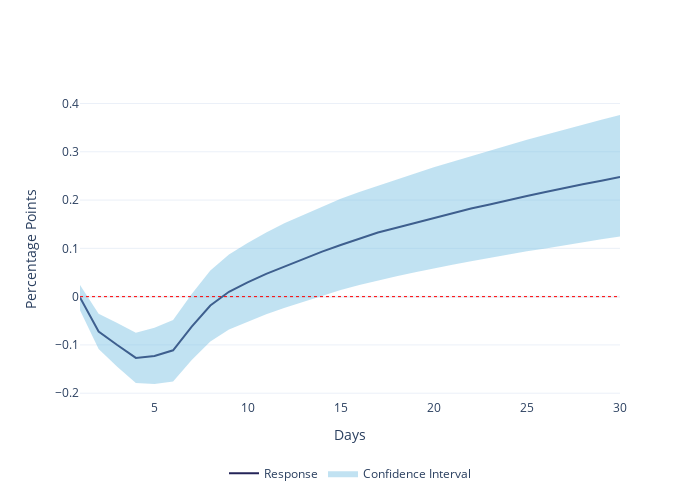

Notebook code for this chart:
### Code cell
inflation_sentiment = plot_irf(irf_inf_sent, y_axis_name='Percentage Points')
inflation_sentiment.write_image('./images/inflation_sentiment.png', format='png', scale=3)

### Figure 1 — Plotly figure (JSON) as saved in the notebook; plotly's stock layout.template omitted (floating-point values rounded to 4 significant figures)
{"data": [{"line": {"color": "#242458", "width": 2}, "mode": "lines", "name": "Response", "type": "scatter", "x": [1, 2, 3, 4, 5, 6, 7, 8, 9, 10, 11, 12, 13, 14, 15, 16, 17, 18, 19, 20, 21, 22, 23, 24, 25, 26, 27, 28, 29, 30], "y": [-0.001829, -0.07215, -0.1002, -0.1269, -0.1228, -0.1112, -0.06221, -0.01836, 0.01003, 0.02959, 0.04704, 0.06291, 0.0784, 0.09334, 0.107, 0.1206, 0.1328, 0.1429, 0.1531, 0.1634, 0.1736, 0.1825, 0.1909, 0.1989, 0.2083, 0.2166, 0.2252, 0.2329, 0.2402, 0.2481]}, {"fill": "toself", "fillcolor": "rgba(101, 183, 222, 0.4)", "hoverinfo": "skip", "line": {"color": "rgba(248,232,160,0)"}, "name": "Confidence Interval", "type": "scatter", "x": [1, 2, 3, 4, 5, 6, 7, 8, 9, 10, 11, 12, 13, 14, 15, 16, 17, 18, 19, 20, 21, 22, 23, 24, 25, 26, 27, 28, 29, 30, 30, 29, 28, 27, 26, 25, 24, 23, 22, 21, 20, 19, 18, 17, 16, 15, 14, 13, 12, 11, 10, 9, 8, 7, 6, 5, 4, 3, 2, 1], "y": [-0.02802, -0.1087, -0.1455, -0.1788, -0.1811, -0.1758, -0.1314, -0.0929, -0.06793, -0.05152, -0.03633, -0.02323, -0.01084, 0.001921, 0.01349, 0.02389, 0.03335, 0.04228, 0.05028, 0.05868, 0.06623, 0.07345, 0.08081, 0.08748, 0.09414, 0.09994, 0.1064, 0.1131, 0.1187, 0.1244, 0.3763, 0.3665, 0.3564, 0.3457, 0.3355, 0.3248, 0.3134, 0.3016, 0.2905, 0.2794, 0.2682, 0.2556, 0.2431, 0.2305, 0.2167, 0.2029, 0.1863, 0.1698, 0.1526, 0.1331, 0.1112, 0.08735, 0.05426, 0.005389, -0.04848, -0.06444, -0.07498, -0.0545, -0.03528, 0.02406]}, {"line": {"color": "red", "dash": "dot", "width": 1}, "mode": "lines", "showlegend": false, "type": "scatter", "x": [1, 30], "y": [0, 0]}], "layout": {"height": 500, "legend": {"orientation": "h", "x": 0.5, "xanchor": "center", "y": -0.2, "yanchor": "top"}, "width": 700, "xaxis": {"showgrid": false, "title": {"text": "Days"}}, "yaxis": {"title": {"text": "Percentage Points"}}}}
